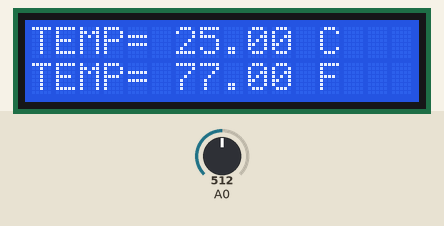
Simulated run of this sketch. Board: Arduino Uno, built with avr-gcc and run on an emulated ATmega328P. On the bench: 16×2 character LCD. Inputs (shaded band) come from the test bench; at power-on: A0 = 512.

Above: at 1.2 s.
1.3 s: A0 set to 355
At 2.8 s:
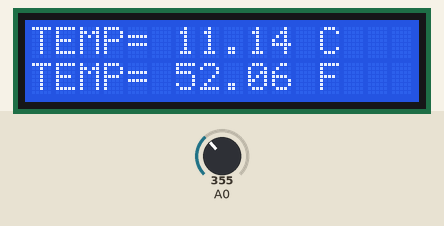
3.5 s: A0 set to 333
At 4.7 s:
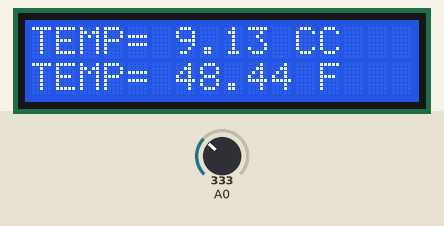
5.5 s: A0 set to 258
At 6.6 s:
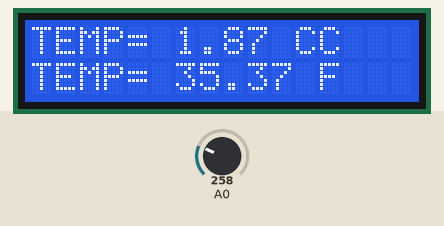
7.5 s: A0 set to 230
At 8.5 s:
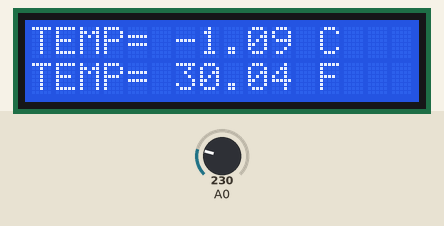
9.6 s: A0 set to 150
At 11.3 s:
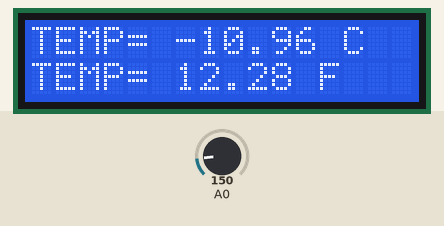
11.6 s: A0 set to 131
At 13.5 s:
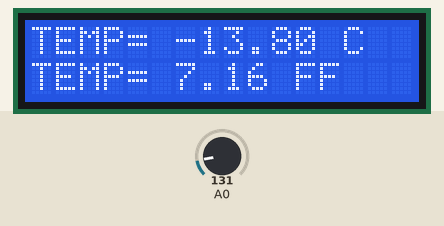
Timing chart, 0 to 14.6 s (numbered marks = the images above; inputs shaded):
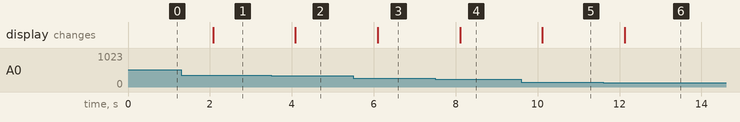

The sketch:

Temp_lcd.ino
```cpp
#include <math.h>
#include <LiquidCrystal.h>

LiquidCrystal lcd(7, 6, 5, 4, 3, 2);   //defining lcd pins

double ThermistorF(int RawADC) {
 double Temp;
 Temp = log(10000.0*((1024.0/RawADC-1)));
 Temp = 1 / (0.001129148 + (0.000234125 + (0.0000000876741 * Temp * Temp ))* Temp );
 Temp = Temp - 273.15;
 Temp = (Temp * 9.0)/ 5.0 + 32.0;
 return Temp;
}

double ThermistorC(int RawADC) {
 double Temp;
 Temp = log(10000.0*((1024.0/RawADC-1)));
 Temp = 1 / (0.001129148 + (0.000234125 + (0.0000000876741 * Temp * Temp ))* Temp );
 Temp = Temp - 273.15;
 return Temp;
}

void setup() {
 lcd.begin(16,2);
}

void loop() {
  int valF, valC;
  double tempF, tempC;
  valF=analogRead(0);
  tempF=ThermistorF(valF);
  valC=analogRead(0);
  tempC=ThermistorC(valC);


  lcd.setCursor(0,0);
  lcd.print("TEMP= ");
  lcd.print(tempC);
  lcd.print(" C");
  lcd.setCursor(0,1);
  lcd.print("TEMP= ");
  lcd.print(tempF);
  lcd.print(" F");
  delay(1000);
}
```

Measured:
- the behaviour switches between 343 and 342 on A0 (found by bisection; images 1 and 2)
- the behaviour switches between 241 and 240 on A0 (found by bisection; images 3 and 4)
- the behaviour switches between 142 and 141 on A0 (found by bisection; images 5 and 6)
- after the input at 1.3 s, the display: changes after 0.78 s (image 1)
- after the input at 3.5 s, the display: changes after 0.59 s (image 2)
- after the input at 5.5 s, the display: changes after 0.60 s (image 3)
- after the input at 7.5 s, the display: changes after 0.61 s (image 4)
- after the input at 9.6 s, the display: changes after 0.52 s (image 5)
- after the input at 11.6 s, the display: changes after 0.53 s (image 6)
